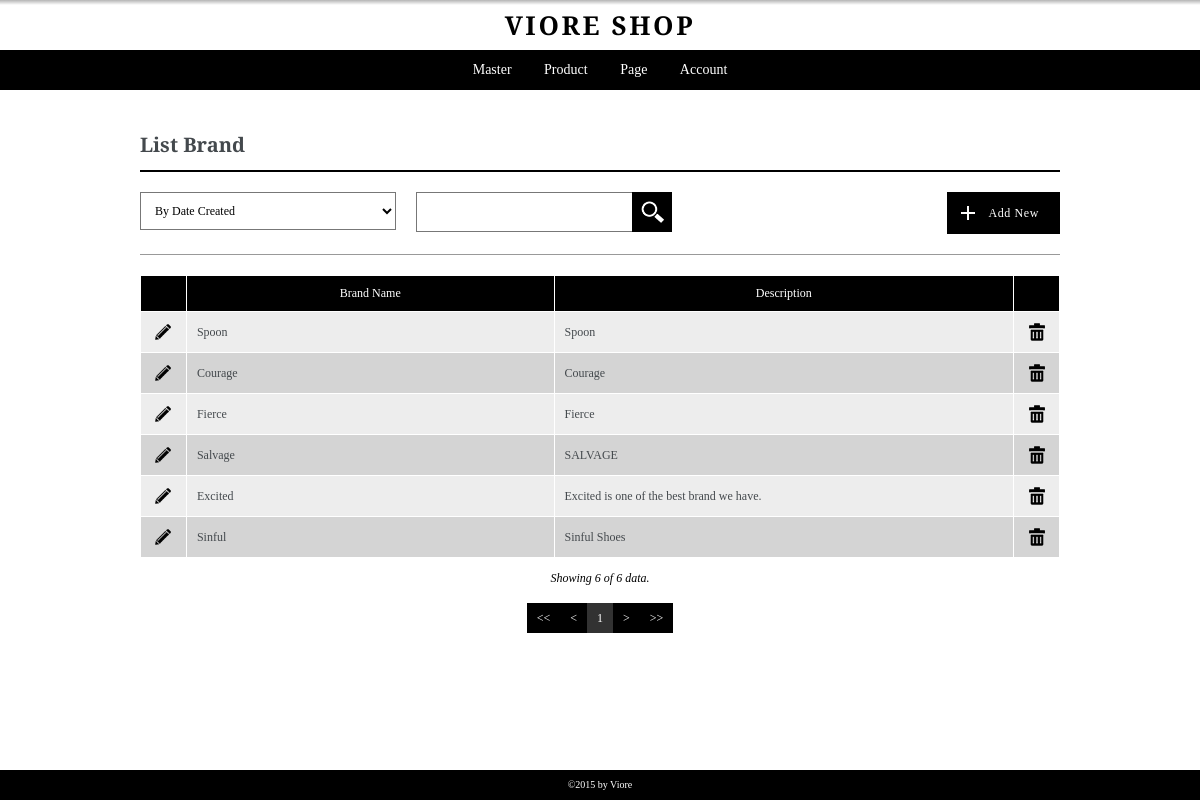
Page /admin/pages/listbrand.php (signed in) on the committed database.
### tables this page shows
CREATE TABLE `brand` (
  `id_brand` int(5) NOT NULL,
  `brand_name` varchar(256) NOT NULL,
  `brand_desc` text NOT NULL,
  `user_create` int(5) NOT NULL,
  `user_edit` int(5) NOT NULL,
  `date_created` datetime NOT NULL,
  `date_edited` datetime NOT NULL,
  `active` int(1) NOT NULL
);

### admin/pages/getfieldname.php (called while the page is built, shortened)
<?php
if((substr($pagecall,0,4)=="edit")||(substr($pagecall,0,4)=="list")){
	$tabel = substr($pagecall, 4);
}
else {
	$tabel = substr($pagecall, 3);
}
$pageedit = "add".$tabel;
?>

### admin/pages/listbrand.php (the view, shortened to what this page needs)
<?php
	include "header.php";
	$pagecall = "listbrand";
	include "controller.php";
	include "getfieldname.php";
?>
<div class="container">
	<div class="content list listbrand">
		<h3><?php echo ucwords("List ".$tabel); ?></h3>
		<?php
			include ("../pages/filter-box.php");
		?>
		<div class="data-table">
			<table border="1" cellpadding="0" cellspacing="0" width="100%">
				<colgroup>
					<col width="5%">
					<col width="40%">
					<col width="">
					<col width="5%">
				</colgroup>
				<thead>
					<tr>
						<th>&nbsp;</th>
						<th>Brand Name</th>
						<th>Description</th>
						<th>&nbsp;</th>
					</tr>
				</thead>
				<tbody>
					<?php
					$batas=20;
					if (empty($halaman))
					{
						$posisi=0;
					}
					else
					{
						$posisi=($halaman-1)*$batas;
					}
					$sql = "SELECT * FROM brand ";
					$sql .= "WHERE active=1 ";
					if ((isset($_POST['sortingchoice'])) AND ($_POST['sortingchoice']!="all"))
					{
						$sorting_opt = explode(":", $_POST['sortingchoice']);
						$sql .= "ORDER BY ".$sorting_opt[0]." ".$sorting_opt[1]." ";
					}
					else{
						$sql .= "ORDER BY date_created DESC ";
					}
					$sqlp = $sql."LIMIT $posisi,$batas";
					$result = mysql_query($sqlp);
					while ($row=mysql_fetch_array($result))
					{
						echo '<tr>';
						echo '	<td align="center">
									<a href="'.$pageedit.'.php?act=chg&id='.$row["id_brand"].'" class="link-opt"><img src="../images/icon-pencil.png" alt="Edit" title="Edit"></a>
								</td>
						';
						echo '	<td align="left">'.$row['brand_name'].'</td>';
						echo '	<td align="left">'.$row['brand_desc'].'</td>';
						echo '	<td align="center">
									<a href="deactive.php?id='.$row["id_brand"].'&pageorigin='.$pagecall.'" class="link-opt"><img src="../images/icon-trash.png" alt="Delete" title="Delete"></a>
								</td>
						';
						echo '</tr>';
					}
					?>
				</tbody>
			</table>
		</div>
		<div class="data-show">
			<?php
				$jumlah = mysql_num_rows($result);
				$showing = $batas;
				if ($jumlah<$batas){$showing=$jumlah;}
				echo '<p>Showing '.$showing.' of '.$jumlah.' data.</p>';
			?>
		</div>
		<?php
			include ("../modules/paging.php");
		?>
	</div>
</div>
<?php
	include "footer.php";
?>

### admin/css/baseline.css (style rules this page uses)
body { font-family: 'Arvo', serif; font-size: 10px; line-height: 20px; color: #44494d; }
h1, h2, h3, h4, h5, h6 { font-weight: bold; }
h3 { font-size: 20px; line-height: 30px; }
a { text-decoration: none; }
a, a:visited { line-height: 20px; font-size: 12px; }
p { font-size: 14px; line-height: 20px; }
table { border: 1px solid #ffffff; font-size: 12px; }
table tr th, table tr td { padding: 10px; }
table tr th { text-align: center; background: #000; color: #fff; }
table tr td { background: #d4d4d4; }
table tr:nth-child(2n+1) td { background: #ededed; }

### admin/css/layout.css (style rules this page uses)
*, *:before, *:after { -moz-box-sizing: border-box; -webkit-box-sizing: border-box; box-sizing: border-box; }
body { background: #FFFFFF; }
.container { padding: 20px; max-width: 960px; margin: auto; }

### admin/css/main.css (style rules this page uses)
.list { margin: 20px 0 50px; }
.list h3 { margin-bottom: 20px; padding-bottom: 10px; border-bottom: 2px solid #000; }
.data-table { margin-bottom: 10px; }
.data-show { margin-bottom: 15px; text-align: center; }
.data-show p { font-size: 12px; line-height: 20px; color: #000000; font-style: italic; }
a.link-opt { display: inline-block; }

### rows in the picture
brand: brand_name "Spoon", brand_desc "Spoon"
brand: brand_name "Courage", brand_desc "Courage"
brand: brand_name "Fierce", brand_desc "Fierce"
brand: brand_name "Salvage", brand_desc "SALVAGE"
brand: brand_name "Excited", brand_desc "Excited is one of the best brand we have."
brand: brand_name "Sinful", brand_desc "Sinful Shoes"

### other values in the picture
$showing "6"
$jumlah "6"
$halaman "1"
